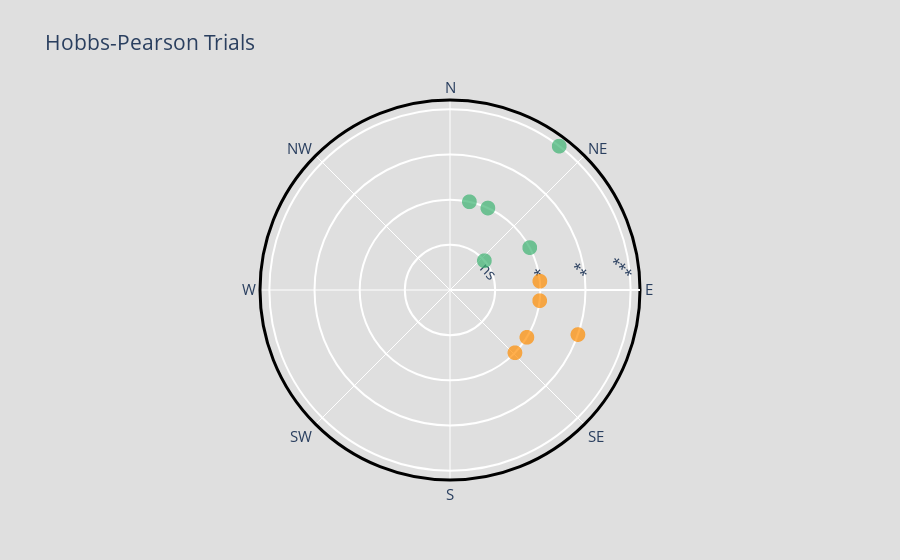

This figure's notebook cell:
### Code cell
import plotly.graph_objects as go
import pandas as pd

fig = go.Figure()

cat1 = df_anchor_results[df_anchor_results['Trait'].str.contains('Agreeableness', case=False, na=False)]
cat2 = df_anchor_results[df_anchor_results['Trait'].str.contains('Conscientiousness', case=False, na=False)]
cat3 = df_anchor_results[df_anchor_results['Trait'].str.contains('Extraversion', case=False, na=False)]
cat4 = df_anchor_results[df_anchor_results['Trait'].str.contains('Neuroticism', case=False, na=False)]
cat5 = df_anchor_results[df_anchor_results['Trait'].str.contains('Openness', case=False, na=False)]

theta1 = [12.4, 24.8, 37.2, 49.6, 62]
theta2 = [84.4, 96.8, 109.2, 121.6, 134]
theta3 = []
theta4 = []
theta5 = []

fig.add_trace(go.Scatterpolargl(
    r=cat1.significance,
    theta=theta1,
    name="Agreeableness",
    mode='markers+text',
    text=cat1.summary,
    textposition='top center',
    marker=dict(size=15, color="mediumseagreen"),
))
#
fig.add_trace(go.Scatterpolargl(
    r=cat2.significance,
    theta=theta2,
    name="Conscientiousness",
    mode='markers+text',
    text=cat2.summary,
    textposition='top center',
    marker=dict(size=15, color="darkorange")
))
# fig.add_trace(go.Scatterpolargl(
#     r=cat3.significance,
#     theta=df.trial_3_theta,
#     name="Extraversion",
#     marker=dict(size=15, color="mediumpurple")
# ))
# fig.add_trace(go.Scatterpolargl(
#     r=cat4.significance,
#     theta=df.trial_4_theta,
#     name="Neuroticism",
#     marker=dict(size=15, color="magenta")
# ))
# fig.add_trace(go.Scatterpolargl(
#     r=cat5.significance,
#     theta=df.trial_5_theta,
#     name="Openness",
#     marker=dict(size=15, color="limegreen")
# ))

fig.update_traces(mode="markers", marker=dict(line_color='white', opacity=0.7))

fig.update_layout(
    title="Hobbs-Pearson Trials",
    font_size=15,
    showlegend=False,
    polar=dict(
        bgcolor="rgb(223, 223, 223)",
        angularaxis=dict(
            linewidth=3,
            showline=True,
            linecolor='black'
        ),
        radialaxis=dict(
            side="counterclockwise",
            showline=True,
            linewidth=2,
            gridcolor="white",
            gridwidth=2,
        )
    ),
    paper_bgcolor="rgb(223, 223, 223)"
)
fig.update_layout(
    polar=dict(
        radialaxis=dict(visible=True),
        angularaxis=dict(visible=True)
    ),
    showlegend=False
)
fig.update_layout(polar_angularaxis_showticklabels=True)
fig.update_layout(
    polar=dict(
        radialaxis=dict(tickangle=45,
                        tickvals=[0, 1, 2, 3, 4],
                        ticktext=["", "ns", "*", "**", "***"]),
        angularaxis=dict(
            thetaunit="degrees",
            dtick=45,
            rotation=90,
            direction="clockwise",
            tickmode="array",
            tickvals=[0, 45, 90, 135, 180, 225, 270, 315],
            ticktext=["N", "NE", "E", "SE", "S", "SW", "W", "NW"],
        )
    ))
fig.show()

### Figure 1 — Plotly figure (JSON) as saved in the notebook; plotly's stock layout.template omitted (floating-point values rounded to 4 significant figures)
{"data": [{"marker": {"color": "mediumseagreen", "size": 15, "line": {"color": "white"}, "opacity": 0.7}, "mode": "markers", "name": "Agreeableness", "r": [2, 2, 4, 1, 2], "text": ["*", "*", "***", "ns", "*"], "textposition": "top center", "theta": [12.4, 24.8, 37.2, 49.6, 62], "type": "scatterpolargl"}, {"marker": {"color": "darkorange", "size": 15, "line": {"color": "white"}, "opacity": 0.7}, "mode": "markers", "name": "Conscientiousness", "r": [2, 2, 3, 2, 2], "text": ["*", "*", "**", "*", "*"], "textposition": "top center", "theta": [84.4, 96.8, 109.2, 121.6, 134], "type": "scatterpolargl"}], "layout": {"font": {"size": 15}, "polar": {"angularaxis": {"linewidth": 3, "showline": true, "linecolor": "black", "visible": true, "showticklabels": true, "thetaunit": "degrees", "dtick": 45, "rotation": 90, "direction": "clockwise", "tickmode": "array", "tickvals": [0, 45, 90, 135, 180, 225, 270, 315], "ticktext": ["N", "NE", "E", "SE", "S", "SW", "W", "NW"]}, "radialaxis": {"side": "counterclockwise", "showline": true, "linewidth": 2, "gridcolor": "white", "gridwidth": 2, "visible": true, "tickangle": 45, "tickvals": [0, 1, 2, 3, 4], "ticktext": ["", "ns", "*", "**", "***"]}, "bgcolor": "rgb(223, 223, 223)"}, "title": {"text": "Hobbs-Pearson Trials"}, "showlegend": false, "paper_bgcolor": "rgb(223, 223, 223)"}}
